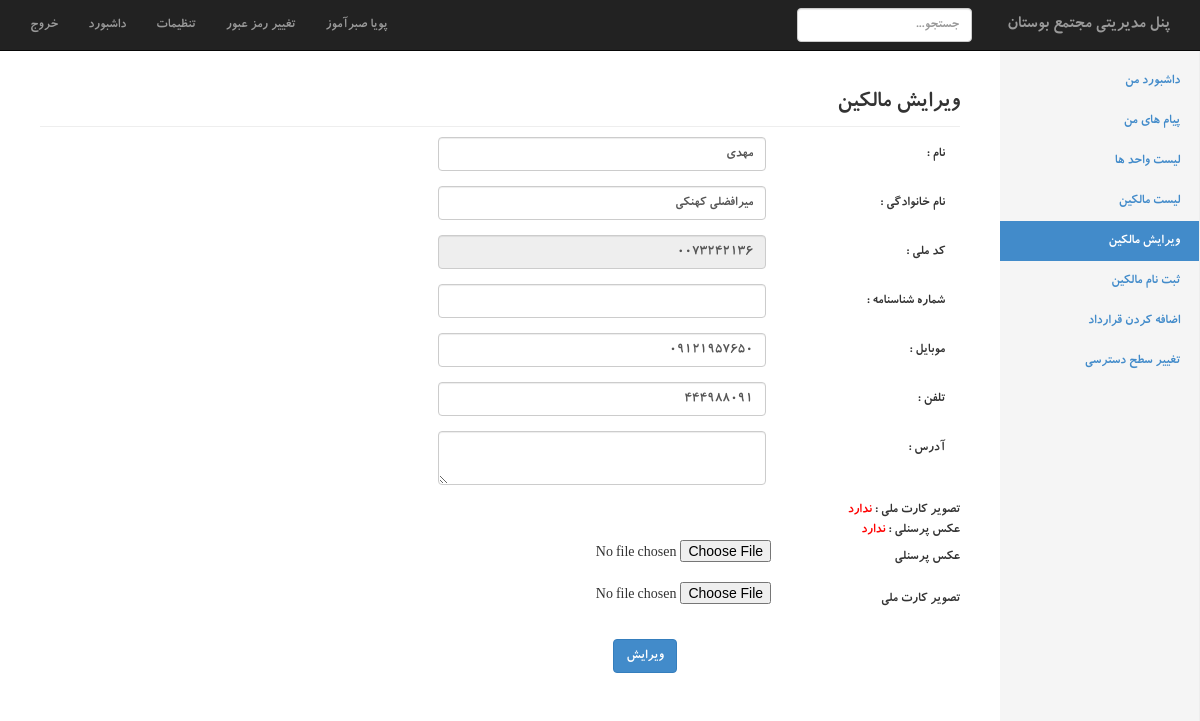
The page /index.php?page=users_edit&user_melli_code=0073242136 (signed in) on the database its author committed.
### tables this page shows
CREATE TABLE IF NOT EXISTS `users` (
`id` int(11) NOT NULL,
  `first_name` varchar(250) NOT NULL,
  `last_name` varchar(250) NOT NULL,
  `melli_code` varchar(250) NOT NULL,
  `shenasname` varchar(250) NOT NULL,
  `mobile` varchar(250) NOT NULL,
  `tel` varchar(250) NOT NULL,
  `address` text NOT NULL,
  `birthday` bigint(20) NOT NULL,
  `personal_image` varchar(250) NOT NULL,
  `karte_melli_image` varchar(250) NOT NULL
);

### include/users_edit.php (the view, shortened to what this page needs)
<h3 class="sub-header">ویرایش مالکین</h3>
<?php
if(isset($_POST['user_find'])){
	$melli_code = $_POST['melli_code'];
	$update_profile_query = "SELECT * FROM users WHERE melli_code='$melli_code';";
	$update_profile_result = $mysqli->query($update_profile_query);
	$update_profile_row = $update_profile_result->fetch_assoc();
}
?>
<div class="row">
    <div class="col-lg-12">
        	  <form method="post" role="form" class="form-horizontal col-sm-10 col-xs-10 col-md-7 pull-right" enctype="multipart/form-data" dir="rtl">
  <div class="form-group">
           <div class="col-sm-8"><input id="first_name" class="form-control" type="text" value="<?php echo $update_profile_row['first_name'] ;?>" name="first_name" tabindex="1" autofocus></div>
           <label class="control-label col-sm-4" for="first_name">نام : </label>
 </div>
 <div class="form-group">
            <div class="col-sm-8"><input class="form-control" value="<?php echo $update_profile_row['last_name'] ;?>" type="text" name="last_name" tabindex="2"></div>
            <label class="control-label col-sm-4" for="last_name">نام خانوادگی : </label>
 </div>
 <div class="form-group">
            <div class="col-sm-8"><input class="form-control numeric"  value="<?php echo $update_profile_row['melli_code'] ;?>" disabled type="text" name="melli_code" maxlength="10" tabindex="3"></div>
            <label class=" control-label col-sm-4" for="melli_code">کد ملی : </label>
  </div>
  <div class="form-group">
            <div class="col-sm-8"><input class="form-control numeric" type="text"  value="<?php echo $update_profile_row['shenasname'] ;?>" name="shenasname" maxlength="10" tabindex="3"></div>
            <label class=" control-label col-sm-4" for="shenasname">شماره شناسنامه : </label>
  </div>
  <div class="form-group">
            <div class="col-sm-8"><input type="text"  maxlength="11" value="<?php echo $update_profile_row['mobile'] ;?>" class="form-control" name="mobile" tabindex="4"></div>
            <label class=" control-label col-sm-4" for="mobile">موبایل : </label>
  </div>
  <div class="form-group">
            <div class="col-sm-8"><input class="form-control"  value="<?php echo $update_profile_row['tel'] ;?>" maxlength="12" type="text" name="tel" tabindex="5"></div>
            <label class=" control-label col-sm-4" for="tel">تلفن : </label>
  </div>
  <div class="form-group">
            <div class="col-sm-8"><textarea class="form-control" tabindex="6"  name="address"><?php echo $update_profile_row['address'] ;?></textarea></div>
            <label class="control-label col-sm-4" for="address">آدرس : </label>
   </div>
  <div class="form-group">
           <?php if($update_profile_row['karte_melli_image']){
				$update_profile_row['karte_melli_image'] = '<a target="_blank" href="images/users/melli_card/'.$update_profile_row['karte_melli_image'].'"><img src="images/users/melli_card/'.$update_profile_row['karte_melli_image'].'" width="30"></a>';
				}else{
				$update_profile_row['karte_melli_image'] = '<span style="color:red">ندارد</span>';
					}
			if($update_profile_row['personal_image']){
				$update_profile_row['personal_image'] = '<a target="_blank" href="images/users/personal/'.$update_profile_row['personal_image'].'"><img src="images/users/personal/'.$update_profile_row['personal_image'].'" width="30"></a>';
				}else{
				$update_profile_row['personal_image'] = '<span style="color:red">ندارد</span>';
					}
			echo 'تصویر کارت ملی : '.$update_profile_row['karte_melli_image'].'<br>';
			echo 'عکس پرسنلی : '.$update_profile_row['personal_image'];
		?>
        <div class="form-group">
        <div class="col-sm-8"><input class="" type="file" name="personal_image" tabindex="8"></div>
            <label class=" control-label col-sm-4" for="personal_image">عکس پرسنلی</label>
         </div>
       <div class="form-group">
        <div class="col-sm-8"><input class="" type="file" name="karte_melli_image" tabindex="9"></div>
            <label class=" control-label col-sm-4" for="karte_melli_image">تصویر کارت ملی</label>
        </div>
  </div>
      <div class="col-sm-6">
            <input type="submit" name="go_update" class=" btn btn-primary" value="ویرایش" tabindex="10">
       </div>
    </form>
    </div>
</div>

### css/dashboard.css (style rules this page uses)
body { padding-top: 50px; direction:rtl; font-family:bkoodakbold,tahoma; }
.sub-header { padding-bottom: 10px; border-bottom: 1px solid #eee; }

### rows shown on the page
users: first_name "مهدی", last_name "میرافضلی کهنکی", melli_code "0073242136", mobile "09121957650", tel "444988091"

### other values the page prints
$_SESSION['MM_admin_first_name'] "پویا"
$_SESSION['MM_admin_last_name'] "صبرآموز"
